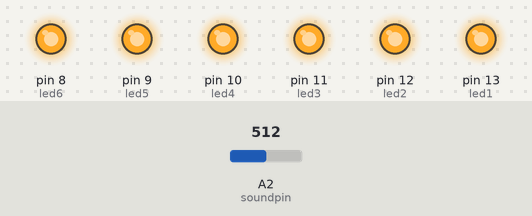
A sketch run on a simulated Arduino Uno, built with avr-gcc and run on an emulated ATmega328P. Shown: output pins drawn as LEDs (lit = HIGH). The inputs (shaded band) are chosen by the test bench; at power-on: A2 (soundpin) = 512.

Above: at 1.8 s.
1.9 s: A2 (soundpin) set to 216
3.4 s: A2 (soundpin) set to 192
At 4.3 s:
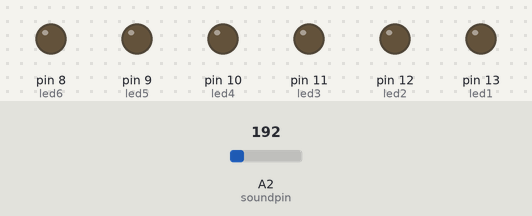
5.5 s: A2 (soundpin) set to 210
At 6.6 s:
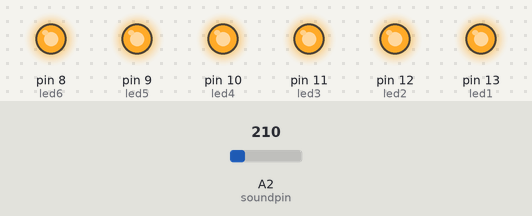
7.0 s: A2 (soundpin) set to 190
At 8.1 s:
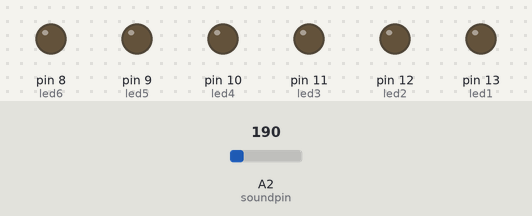
Timing chart, 0 to 10.0 s (numbered marks = the images above; inputs shaded):
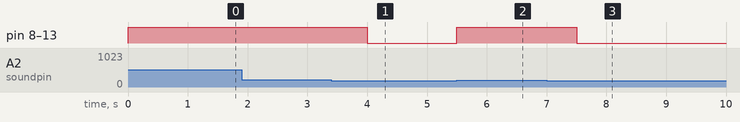

Measured:
- the behaviour switches between 201 and 200 on A2 (soundpin) (found by bisection; images 0 and 1)
- after the input at 1.9 s, every drawn part: stays the same
- after the input at 3.4 s, pin 8 (led6), pin 9 (led5), pin 10 (led4), pin 11 (led3), pin 12 (led2), pin 13 (led1): HIGH → LOW after 0.60 s
- after the input at 5.5 s, pin 8 (led6), pin 9 (led5), pin 10 (led4), pin 11 (led3), pin 12 (led2), pin 13 (led1): LOW → HIGH at once
- after the input at 7.0 s, pin 8 (led6), pin 9 (led5), pin 10 (led4), pin 11 (led3), pin 12 (led2), pin 13 (led1): HIGH → LOW after 0.50 s

The sketch:

clap_switch.ino
```cpp
const int led1=13;
const int led2=12;
const int led3=11;
const int led4=10;
const int led5=9;
const int led6=8;
// ledpin and soundpin are not changed throughout the process
const int soundpin=A2;
const int threshold=200; // sets threshold value for sound sensor
void setup() {
Serial.begin(9600);
pinMode(led1,OUTPUT);
pinMode(led2,OUTPUT);
pinMode(led3,OUTPUT);
pinMode(led4,OUTPUT);
pinMode(led5,OUTPUT);
pinMode(led6,OUTPUT);
pinMode(soundpin, INPUT);
}
void loop() {
int soundsens=analogRead(soundpin);
if (soundsens>threshold) {
digitalWrite(led1,HIGH); //turns led on
digitalWrite(led2,HIGH);
digitalWrite(led3,HIGH);
digitalWrite(led4,HIGH);
digitalWrite(led5,HIGH);
digitalWrite(led6,HIGH);
delay(1000);
}
else{
digitalWrite(led1,LOW);
digitalWrite(led2,LOW);
digitalWrite(led3,LOW);
digitalWrite(led4,LOW);
digitalWrite(led5,LOW);
digitalWrite(led6,LOW);

}
}
```
